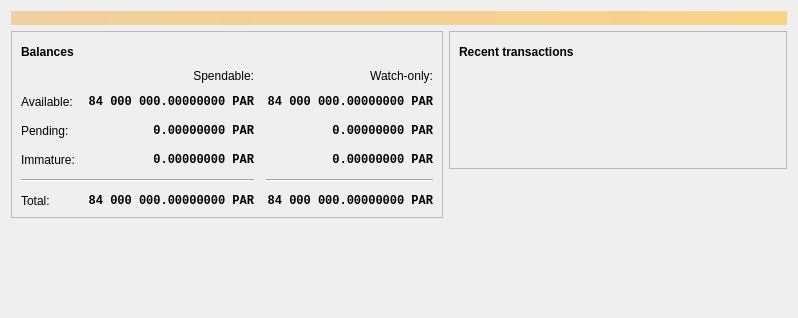
<?xml version="1.0" encoding="UTF-8"?>
<ui version="4.0">
 <class>OverviewPage</class>
 <widget class="QWidget" name="OverviewPage">
  <property name="geometry">
   <rect>
    <x>0</x>
    <y>0</y>
    <width>798</width>
    <height>318</height>
   </rect>
  </property>
  <property name="windowTitle">
   <string>Form</string>
  </property>
  <layout class="QVBoxLayout" name="topLayout">
   <item>
    <widget class="QLabel" name="labelAlerts">
     <property name="visible">
      <bool>false</bool>
     </property>
     <property name="styleSheet">
      <string notr="true">QLabel { background-color: qlineargradient(x1: 0, y1: 0, x2: 1, y2: 0, stop:0 #F0D0A0, stop:1 #F8D488); color:#000000; }</string>
     </property>
     <property name="wordWrap">
      <bool>true</bool>
     </property>
     <property name="margin">
      <number>3</number>
     </property>
     <property name="textInteractionFlags">
      <set>Qt::TextSelectableByMouse</set>
     </property>
    </widget>
   </item>
   <item>
    <layout class="QHBoxLayout" name="horizontalLayout" stretch="1,1">
     <item>
      <layout class="QVBoxLayout" name="verticalLayout_2">
       <item>
        <widget class="QFrame" name="frame">
         <property name="frameShape">
          <enum>QFrame::StyledPanel</enum>
         </property>
         <property name="frameShadow">
          <enum>QFrame::Raised</enum>
         </property>
         <layout class="QVBoxLayout" name="verticalLayout_4">
          <item>
           <layout class="QHBoxLayout" name="horizontalLayout_4">
            <item>
             <widget class="QLabel" name="label_5">
              <property name="font">
               <font>
                <weight>75</weight>
                <bold>true</bold>
               </font>
              </property>
              <property name="text">
               <string>Balances</string>
              </property>
             </widget>
            </item>
            <item>
             <widget class="QPushButton" name="labelWalletStatus">
              <property name="enabled">
               <bool>true</bool>
              </property>
              <property name="maximumSize">
               <size>
                <width>30</width>
                <height>16777215</height>
               </size>
              </property>
              <property name="toolTip">
               <string>The displayed information may be out of date. Your wallet automatically synchronizes with the paradoxcoin network after a connection is established, but this process has not completed yet.</string>
              </property>
              <property name="text">
               <string/>
              </property>
              <property name="icon">
               <iconset resource="../bitcoin.qrc">
                <normaloff>:/icons/warning</normaloff>
                <disabledoff>:/icons/warning</disabledoff>:/icons/warning</iconset>
              </property>
              <property name="iconSize">
               <size>
                <width>24</width>
                <height>24</height>
               </size>
              </property>
              <property name="flat">
               <bool>true</bool>
              </property>
             </widget>
            </item>
            <item>
             <spacer name="horizontalSpacer_3">
              <property name="orientation">
               <enum>Qt::Horizontal</enum>
              </property>
              <property name="sizeHint" stdset="0">
               <size>
                <width>40</width>
                <height>20</height>
               </size>
              </property>
             </spacer>
            </item>
           </layout>
          </item>
          <item>
           <layout class="QGridLayout" name="gridLayout">
            <property name="spacing">
             <number>12</number>
            </property>
            <item row="2" column="2">
             <widget class="QLabel" name="labelWatchPending">
              <property name="font">
               <font>
                <family>Monospace</family>
                <weight>75</weight>
                <bold>true</bold>
               </font>
              </property>
              <property name="cursor">
               <cursorShape>IBeamCursor</cursorShape>
              </property>
              <property name="toolTip">
               <string>Unconfirmed transactions to watch-only addresses</string>
              </property>
              <property name="text">
               <string notr="true">0.00000000 PAR</string>
              </property>
              <property name="alignment">
               <set>Qt::AlignRight|Qt::AlignTrailing|Qt::AlignVCenter</set>
              </property>
              <property name="textInteractionFlags">
               <set>Qt::LinksAccessibleByMouse|Qt::TextSelectableByKeyboard|Qt::TextSelectableByMouse</set>
              </property>
             </widget>
            </item>
            <item row="2" column="1">
             <widget class="QLabel" name="labelUnconfirmed">
              <property name="font">
               <font>
                <family>Monospace</family>
                <weight>75</weight>
                <bold>true</bold>
               </font>
              </property>
              <property name="cursor">
               <cursorShape>IBeamCursor</cursorShape>
              </property>
              <property name="toolTip">
               <string>Total of transactions that have yet to be confirmed, and do not yet count toward the spendable balance</string>
              </property>
              <property name="text">
               <string notr="true">0.00000000 PAR</string>
              </property>
              <property name="alignment">
               <set>Qt::AlignRight|Qt::AlignTrailing|Qt::AlignVCenter</set>
              </property>
              <property name="textInteractionFlags">
               <set>Qt::LinksAccessibleByMouse|Qt::TextSelectableByKeyboard|Qt::TextSelectableByMouse</set>
              </property>
             </widget>
            </item>
            <item row="3" column="2">
             <widget class="QLabel" name="labelWatchImmature">
              <property name="font">
               <font>
                <family>Monospace</family>
                <weight>75</weight>
                <bold>true</bold>
               </font>
              </property>
              <property name="cursor">
               <cursorShape>IBeamCursor</cursorShape>
              </property>
              <property name="toolTip">
               <string>Mined balance in watch-only addresses that has not yet matured</string>
              </property>
              <property name="text">
               <string notr="true">0.00000000 PAR</string>
              </property>
              <property name="alignment">
               <set>Qt::AlignRight|Qt::AlignTrailing|Qt::AlignVCenter</set>
              </property>
              <property name="textInteractionFlags">
               <set>Qt::LinksAccessibleByMouse|Qt::TextSelectableByKeyboard|Qt::TextSelectableByMouse</set>
              </property>
             </widget>
            </item>
            <item row="4" column="0" colspan="2">
             <widget class="Line" name="line">
              <property name="orientation">
               <enum>Qt::Horizontal</enum>
              </property>
             </widget>
            </item>
            <item row="4" column="2">
             <widget class="Line" name="lineWatchBalance">
              <property name="sizePolicy">
               <sizepolicy hsizetype="Preferred" vsizetype="Fixed">
                <horstretch>0</horstretch>
                <verstretch>0</verstretch>
               </sizepolicy>
              </property>
              <property name="minimumSize">
               <size>
                <width>140</width>
                <height>0</height>
               </size>
              </property>
              <property name="orientation">
               <enum>Qt::Horizontal</enum>
              </property>
             </widget>
            </item>
            <item row="5" column="0">
             <widget class="QLabel" name="labelTotalText">
              <property name="text">
               <string>Total:</string>
              </property>
             </widget>
            </item>
            <item row="3" column="1">
             <widget class="QLabel" name="labelImmature">
              <property name="font">
               <font>
                <family>Monospace</family>
                <weight>75</weight>
                <bold>true</bold>
               </font>
              </property>
              <property name="cursor">
               <cursorShape>IBeamCursor</cursorShape>
              </property>
              <property name="toolTip">
               <string>Mined balance that has not yet matured</string>
              </property>
              <property name="text">
               <string notr="true">0.00000000 PAR</string>
              </property>
              <property name="alignment">
               <set>Qt::AlignRight|Qt::AlignTrailing|Qt::AlignVCenter</set>
              </property>
              <property name="textInteractionFlags">
               <set>Qt::LinksAccessibleByMouse|Qt::TextSelectableByKeyboard|Qt::TextSelectableByMouse</set>
              </property>
             </widget>
            </item>
            <item row="2" column="3">
             <spacer name="horizontalSpacer_2">
              <property name="orientation">
               <enum>Qt::Horizontal</enum>
              </property>
              <property name="sizeHint" stdset="0">
               <size>
                <width>40</width>
                <height>20</height>
               </size>
              </property>
             </spacer>
            </item>
            <item row="3" column="0">
             <widget class="QLabel" name="labelImmatureText">
              <property name="text">
               <string>Immature:</string>
              </property>
             </widget>
            </item>
            <item row="5" column="1">
             <widget class="QLabel" name="labelTotal">
              <property name="font">
               <font>
                <family>Monospace</family>
                <weight>75</weight>
                <bold>true</bold>
               </font>
              </property>
              <property name="cursor">
               <cursorShape>IBeamCursor</cursorShape>
              </property>
              <property name="toolTip">
               <string>Your current total balance</string>
              </property>
              <property name="text">
               <string notr="true">84 000 000.00000000 PAR</string>
              </property>
              <property name="alignment">
               <set>Qt::AlignRight|Qt::AlignTrailing|Qt::AlignVCenter</set>
              </property>
              <property name="textInteractionFlags">
               <set>Qt::LinksAccessibleByMouse|Qt::TextSelectableByKeyboard|Qt::TextSelectableByMouse</set>
              </property>
             </widget>
            </item>
            <item row="5" column="2">
             <widget class="QLabel" name="labelWatchTotal">
              <property name="font">
               <font>
                <family>Monospace</family>
                <weight>75</weight>
                <bold>true</bold>
               </font>
              </property>
              <property name="cursor">
               <cursorShape>IBeamCursor</cursorShape>
              </property>
              <property name="toolTip">
               <string>Current total balance in watch-only addresses</string>
              </property>
              <property name="text">
               <string notr="true">84 000 000.00000000 PAR</string>
              </property>
              <property name="alignment">
               <set>Qt::AlignRight|Qt::AlignTrailing|Qt::AlignVCenter</set>
              </property>
              <property name="textInteractionFlags">
               <set>Qt::LinksAccessibleByMouse|Qt::TextSelectableByKeyboard|Qt::TextSelectableByMouse</set>
              </property>
             </widget>
            </item>
            <item row="0" column="2">
             <widget class="QLabel" name="labelWatchonly">
              <property name="text">
               <string>Watch-only:</string>
              </property>
              <property name="alignment">
               <set>Qt::AlignRight|Qt::AlignTrailing|Qt::AlignVCenter</set>
              </property>
             </widget>
            </item>
            <item row="1" column="0">
             <widget class="QLabel" name="labelBalanceText">
              <property name="text">
               <string>Available:</string>
              </property>
             </widget>
            </item>
            <item row="1" column="1">
             <widget class="QLabel" name="labelBalance">
              <property name="font">
               <font>
                <family>Monospace</family>
                <weight>75</weight>
                <bold>true</bold>
               </font>
              </property>
              <property name="cursor">
               <cursorShape>IBeamCursor</cursorShape>
              </property>
              <property name="toolTip">
               <string>Your current spendable balance</string>
              </property>
              <property name="text">
               <string notr="true">84 000 000.00000000 PAR</string>
              </property>
              <property name="alignment">
               <set>Qt::AlignRight|Qt::AlignTrailing|Qt::AlignVCenter</set>
              </property>
              <property name="textInteractionFlags">
               <set>Qt::LinksAccessibleByMouse|Qt::TextSelectableByKeyboard|Qt::TextSelectableByMouse</set>
              </property>
             </widget>
            </item>
            <item row="1" column="2">
             <widget class="QLabel" name="labelWatchAvailable">
              <property name="font">
               <font>
                <family>Monospace</family>
                <weight>75</weight>
                <bold>true</bold>
               </font>
              </property>
              <property name="cursor">
               <cursorShape>IBeamCursor</cursorShape>
              </property>
              <property name="toolTip">
               <string>Your current balance in watch-only addresses</string>
              </property>
              <property name="text">
               <string notr="true">84 000 000.00000000 PAR</string>
              </property>
              <property name="alignment">
               <set>Qt::AlignRight|Qt::AlignTrailing|Qt::AlignVCenter</set>
              </property>
              <property name="textInteractionFlags">
               <set>Qt::LinksAccessibleByMouse|Qt::TextSelectableByKeyboard|Qt::TextSelectableByMouse</set>
              </property>
             </widget>
            </item>
            <item row="2" column="0">
             <widget class="QLabel" name="labelPendingText">
              <property name="text">
               <string>Pending:</string>
              </property>
             </widget>
            </item>
            <item row="0" column="1">
             <widget class="QLabel" name="labelSpendable">
              <property name="text">
               <string>Spendable:</string>
              </property>
              <property name="alignment">
               <set>Qt::AlignRight|Qt::AlignTrailing|Qt::AlignVCenter</set>
              </property>
             </widget>
            </item>
           </layout>
          </item>
         </layout>
        </widget>
       </item>
       <item>
        <spacer name="verticalSpacer">
         <property name="orientation">
          <enum>Qt::Vertical</enum>
         </property>
         <property name="sizeHint" stdset="0">
          <size>
           <width>20</width>
           <height>40</height>
          </size>
         </property>
        </spacer>
       </item>
      </layout>
     </item>
     <item>
      <layout class="QVBoxLayout" name="verticalLayout_3">
       <item>
        <widget class="QFrame" name="frame_2">
         <property name="frameShape">
          <enum>QFrame::StyledPanel</enum>
         </property>
         <property name="frameShadow">
          <enum>QFrame::Raised</enum>
         </property>
         <layout class="QVBoxLayout" name="verticalLayout">
          <item>
           <layout class="QHBoxLayout" name="horizontalLayout_2">
            <item>
             <widget class="QLabel" name="label_4">
              <property name="font">
               <font>
                <weight>75</weight>
                <bold>true</bold>
               </font>
              </property>
              <property name="text">
               <string>Recent transactions</string>
              </property>
             </widget>
            </item>
            <item>
             <widget class="QPushButton" name="labelTransactionsStatus">
              <property name="enabled">
               <bool>true</bool>
              </property>
              <property name="maximumSize">
               <size>
                <width>30</width>
                <height>16777215</height>
               </size>
              </property>
              <property name="toolTip">
               <string>The displayed information may be out of date. Your wallet automatically synchronizes with the paradoxcoin network after a connection is established, but this process has not completed yet.</string>
              </property>
              <property name="text">
               <string/>
              </property>
              <property name="icon">
               <iconset resource="../bitcoin.qrc">
                <normaloff>:/icons/warning</normaloff>
                <disabledoff>:/icons/warning</disabledoff>:/icons/warning</iconset>
              </property>
              <property name="iconSize">
               <size>
                <width>24</width>
                <height>24</height>
               </size>
              </property>
              <property name="flat">
               <bool>true</bool>
              </property>
             </widget>
            </item>
            <item>
             <spacer name="horizontalSpacer">
              <property name="orientation">
               <enum>Qt::Horizontal</enum>
              </property>
              <property name="sizeHint" stdset="0">
               <size>
                <width>40</width>
                <height>20</height>
               </size>
              </property>
             </spacer>
            </item>
           </layout>
          </item>
          <item>
           <widget class="TransactionOverviewWidget" name="listTransactions">
            <property name="styleSheet">
             <string notr="true">QListView { background: transparent; }</string>
            </property>
            <property name="frameShape">
             <enum>QFrame::NoFrame</enum>
            </property>
            <property name="verticalScrollBarPolicy">
             <enum>Qt::ScrollBarAlwaysOff</enum>
            </property>
            <property name="horizontalScrollBarPolicy">
             <enum>Qt::ScrollBarAlwaysOff</enum>
            </property>
            <property name="sizeAdjustPolicy">
             <enum>QAbstractScrollArea::AdjustToContents</enum>
            </property>
            <property name="selectionMode">
             <enum>QAbstractItemView::NoSelection</enum>
            </property>
            <property name="uniformItemSizes">
             <bool>true</bool>
            </property>
           </widget>
          </item>
         </layout>
        </widget>
       </item>
       <item>
        <spacer name="verticalSpacer_2">
         <property name="orientation">
          <enum>Qt::Vertical</enum>
         </property>
         <property name="sizeHint" stdset="0">
          <size>
           <width>20</width>
           <height>40</height>
          </size>
         </property>
        </spacer>
       </item>
      </layout>
     </item>
    </layout>
   </item>
  </layout>
 </widget>
 <customwidgets>
  <customwidget>
   <class>TransactionOverviewWidget</class>
   <extends>QListView</extends>
   <header>qt/transactionoverviewwidget.h</header>
  </customwidget>
 </customwidgets>
 <resources/>
 <connections/>
</ui>
